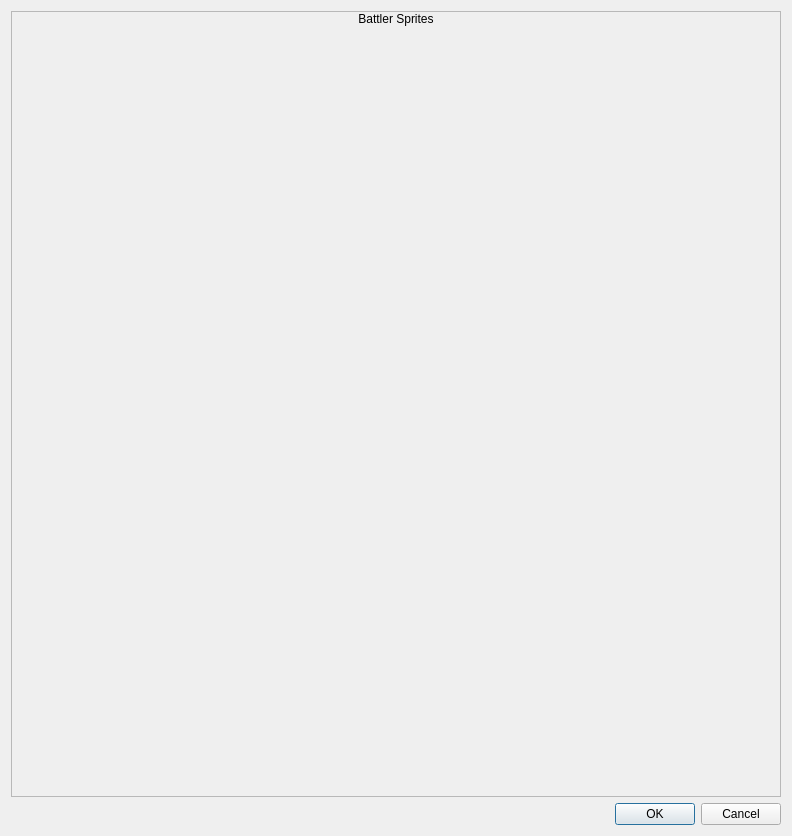
<?xml version="1.0" encoding="UTF-8"?>
<ui version="4.0">
 <class>ConfigureEvent_ChangeBattlerSprite</class>
 <widget class="QDialog" name="ConfigureEvent_ChangeBattlerSprite">
  <property name="geometry">
   <rect>
    <x>0</x>
    <y>0</y>
    <width>788</width>
    <height>836</height>
   </rect>
  </property>
  <property name="windowTitle">
   <string>Change Battler Sprite</string>
  </property>
  <property name="styleSheet">
   <string notr="true">.QFrame
{
	border: 1px solid palette(text);
}

.QFrame&gt;QLabel
{
	background-color: palette(text);
	color: palette(window);
}</string>
  </property>
  <layout class="QVBoxLayout" name="verticalLayout_2">
   <item>
    <widget class="QFrame" name="frame">
     <property name="frameShape">
      <enum>QFrame::StyledPanel</enum>
     </property>
     <property name="frameShadow">
      <enum>QFrame::Raised</enum>
     </property>
     <layout class="QVBoxLayout" name="verticalLayout">
      <property name="spacing">
       <number>0</number>
      </property>
      <property name="leftMargin">
       <number>0</number>
      </property>
      <property name="topMargin">
       <number>0</number>
      </property>
      <property name="rightMargin">
       <number>0</number>
      </property>
      <property name="bottomMargin">
       <number>0</number>
      </property>
      <item>
       <widget class="QLabel" name="label">
        <property name="sizePolicy">
         <sizepolicy hsizetype="Preferred" vsizetype="Fixed">
          <horstretch>0</horstretch>
          <verstretch>0</verstretch>
         </sizepolicy>
        </property>
        <property name="text">
         <string>Battler Sprites</string>
        </property>
        <property name="alignment">
         <set>Qt::AlignCenter</set>
        </property>
       </widget>
      </item>
      <item>
       <widget class="QWidget" name="widget" native="true">
        <layout class="QHBoxLayout" name="horizontalLayout">
         <property name="spacing">
          <number>0</number>
         </property>
         <property name="leftMargin">
          <number>0</number>
         </property>
         <property name="topMargin">
          <number>0</number>
         </property>
         <property name="rightMargin">
          <number>0</number>
         </property>
         <property name="bottomMargin">
          <number>0</number>
         </property>
         <item>
          <widget class="ImageView" name="imgBattlerSprites">
           <property name="minimumSize">
            <size>
             <width>768</width>
             <height>768</height>
            </size>
           </property>
           <property name="maximumSize">
            <size>
             <width>768</width>
             <height>768</height>
            </size>
           </property>
           <property name="styleSheet">
            <string notr="true">background-image: url(:/icons/bg.png);</string>
           </property>
           <property name="text">
            <string/>
           </property>
          </widget>
         </item>
        </layout>
       </widget>
      </item>
     </layout>
    </widget>
   </item>
   <item>
    <widget class="QDialogButtonBox" name="buttonBox">
     <property name="orientation">
      <enum>Qt::Horizontal</enum>
     </property>
     <property name="standardButtons">
      <set>QDialogButtonBox::Cancel|QDialogButtonBox::Ok</set>
     </property>
    </widget>
   </item>
  </layout>
 </widget>
 <customwidgets>
  <customwidget>
   <class>ImageView</class>
   <extends>QLabel</extends>
   <header>imageview.h</header>
  </customwidget>
 </customwidgets>
 <resources>
  <include location="icons.qrc"/>
 </resources>
 <connections>
  <connection>
   <sender>buttonBox</sender>
   <signal>accepted()</signal>
   <receiver>ConfigureEvent_ChangeBattlerSprite</receiver>
   <slot>accept()</slot>
   <hints>
    <hint type="sourcelabel">
     <x>248</x>
     <y>254</y>
    </hint>
    <hint type="destinationlabel">
     <x>157</x>
     <y>274</y>
    </hint>
   </hints>
  </connection>
  <connection>
   <sender>buttonBox</sender>
   <signal>rejected()</signal>
   <receiver>ConfigureEvent_ChangeBattlerSprite</receiver>
   <slot>reject()</slot>
   <hints>
    <hint type="sourcelabel">
     <x>316</x>
     <y>260</y>
    </hint>
    <hint type="destinationlabel">
     <x>286</x>
     <y>274</y>
    </hint>
   </hints>
  </connection>
 </connections>
</ui>
